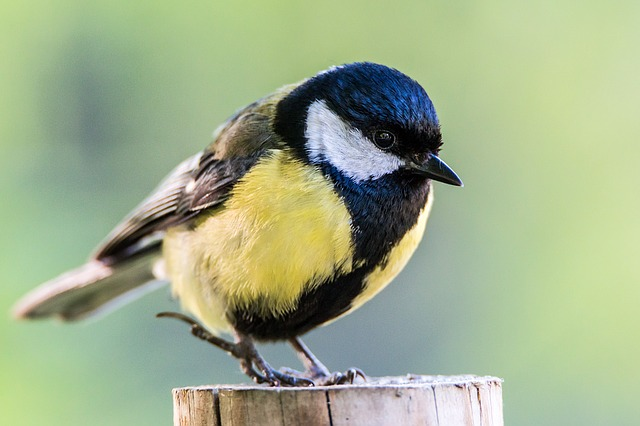
#> input picture Vision/Parcial 2/Practica 9 Filtros/ave.jpg, 640 x 426 px
$ python filtros.py
#> lines starting #> are read from the running program, lines starting #| are printed output that depends on the picture; after the words box and inside, x2 and y2 are one past the last pixel; in counts of white or black regions, pixels touching at a corner belong together
# -*- coding: utf-8 -*-
"""
Created on Mon May  6 02:13:08 2024

@author: PC
"""
import cv2
import numpy as np

imagen=cv2.imread("ave.jpg")
#> imagen is the input picture: shape (426, 640, 3); mean B, G, R 139.9, 174.4, 159.9
m,n,c=imagen.shape
#> m = 426; n = 640; c = 3

imagen_gaussiana = cv2.GaussianBlur(imagen,(5,5),0)
imagen_mediana = cv2.medianBlur(imagen,5)

ruido=np.random.normal(0,1,(m,n,c))
imagen_ruido=imagen+ruido
imagen_ruido=imagen_ruido.astype(np.uint8)
kernel=np.array([[1,1,1],[1,1,1],[1,1,1]])/9
imagen_filtrada=cv2.filter2D(imagen, -1, kernel)

def pepper_and_salt(imagen,percentage):
#> called with percentage = 0.04
    num=int(percentage*imagen.shape[0]*imagen.shape[1])
#> num = 10905
    np.random.randint(0, imagen.shape[0])
    imagen2=imagen.copy()

    for i in range(num):
        X=np.random.randint(0,imagen2.shape[0]-1)
        Y=np.random.randint(0,imagen2.shape[1]-1)
        if np.random.randint(0,1) == 0:
            imagen2[X,Y] = (255,255,255)
        else:
            imagen2[X,Y] =(0,0,0)
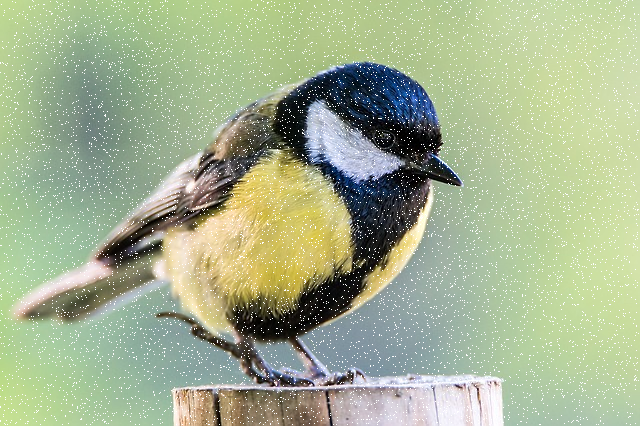
#> imagen2: shape (426, 640, 3); 3.92% of pixels changed, all inside (x1, y1, x2, y2) = (0, 0, 639, 425)
    return imagen2

imagen_sal = pepper_and_salt(imagen,0.04)

imagen_gaussiana2 = cv2.GaussianBlur(imagen_sal,(5,5),0)
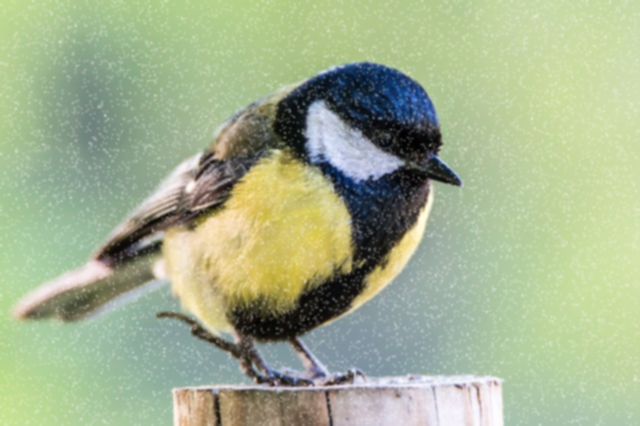
#> imagen_gaussiana2: shape (426, 640, 3); mean B, G, R 144.4, 177.6, 163.7
imagen_mediana2 = cv2.medianBlur(imagen_sal,5)
ruido2=np.random.normal(0,1,(m,n,c))
imagen_ruido2=imagen_sal+ruido2
imagen_ruido2=imagen_ruido2.astype(np.uint8)
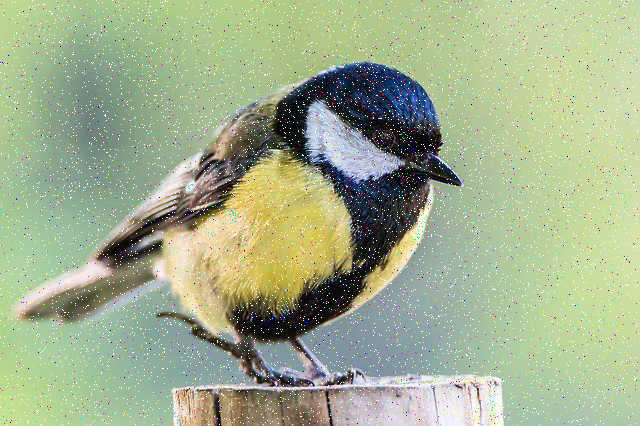
#> imagen_ruido2: shape (426, 640, 3); mean B, G, R 142.4, 175.5, 161.6
kernel2=np.array([[1,1,1],[1,1,1],[1,1,1]])/9
imagen_filtrada2=cv2.filter2D(imagen_sal, -1, kernel2)

cv2.imshow("imagen", imagen)
cv2.imshow("imagen ruido", imagen_ruido)
cv2.imshow("imagen gaussiana", imagen_gaussiana)
cv2.imshow("imagen mediana", imagen_mediana)
cv2.imshow("ave sal y pimienta", imagen_sal)
cv2.imshow("imagen ruido2", imagen_ruido2)
cv2.imshow("imagen gaussiana2", imagen_gaussiana2)
cv2.imshow("imagen mediana2", imagen_mediana2)

cv2.waitKey(0)
cv2.destroyAllWindows()
